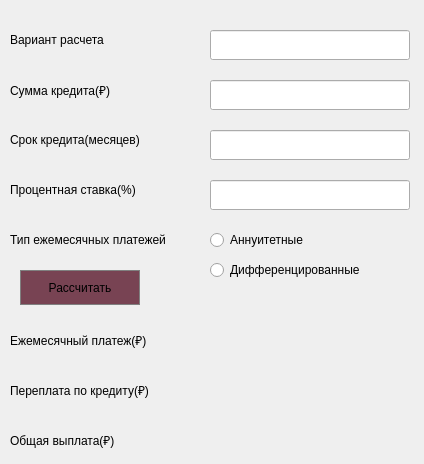
<?xml version="1.0" encoding="UTF-8"?>
<ui version="4.0">
 <class>Form</class>
 <widget class="QWidget" name="Form">
  <property name="geometry">
   <rect>
    <x>0</x>
    <y>0</y>
    <width>424</width>
    <height>464</height>
   </rect>
  </property>
  <property name="windowTitle">
   <string>Form</string>
  </property>
  <widget class="QLabel" name="label_3">
   <property name="geometry">
    <rect>
     <x>10</x>
     <y>70</y>
     <width>200</width>
     <height>40</height>
    </rect>
   </property>
   <property name="text">
    <string>Сумма кредита(₽)</string>
   </property>
  </widget>
  <widget class="QLabel" name="label_4">
   <property name="geometry">
    <rect>
     <x>10</x>
     <y>120</y>
     <width>200</width>
     <height>40</height>
    </rect>
   </property>
   <property name="text">
    <string>Срок кредита(месяцев)</string>
   </property>
  </widget>
  <widget class="QLabel" name="label_5">
   <property name="geometry">
    <rect>
     <x>10</x>
     <y>170</y>
     <width>200</width>
     <height>40</height>
    </rect>
   </property>
   <property name="text">
    <string>Процентная ставка(%)</string>
   </property>
  </widget>
  <widget class="QLabel" name="label_6">
   <property name="geometry">
    <rect>
     <x>10</x>
     <y>220</y>
     <width>200</width>
     <height>40</height>
    </rect>
   </property>
   <property name="text">
    <string>Тип ежемесячных платежей</string>
   </property>
  </widget>
  <widget class="QRadioButton" name="radioButton">
   <property name="geometry">
    <rect>
     <x>210</x>
     <y>230</y>
     <width>200</width>
     <height>20</height>
    </rect>
   </property>
   <property name="text">
    <string>Аннуитетные</string>
   </property>
  </widget>
  <widget class="QRadioButton" name="radioButton_2">
   <property name="geometry">
    <rect>
     <x>210</x>
     <y>260</y>
     <width>200</width>
     <height>20</height>
    </rect>
   </property>
   <property name="text">
    <string>Дифференцированные</string>
   </property>
  </widget>
  <widget class="QLineEdit" name="lineEdit">
   <property name="geometry">
    <rect>
     <x>210</x>
     <y>80</y>
     <width>200</width>
     <height>30</height>
    </rect>
   </property>
  </widget>
  <widget class="QLineEdit" name="lineEdit_2">
   <property name="geometry">
    <rect>
     <x>210</x>
     <y>130</y>
     <width>200</width>
     <height>30</height>
    </rect>
   </property>
  </widget>
  <widget class="QLineEdit" name="lineEdit_3">
   <property name="geometry">
    <rect>
     <x>210</x>
     <y>180</y>
     <width>200</width>
     <height>30</height>
    </rect>
   </property>
  </widget>
  <widget class="QLabel" name="label">
   <property name="geometry">
    <rect>
     <x>10</x>
     <y>20</y>
     <width>200</width>
     <height>40</height>
    </rect>
   </property>
   <property name="text">
    <string>Вариант расчета</string>
   </property>
  </widget>
  <widget class="QLineEdit" name="lineEdit_4">
   <property name="geometry">
    <rect>
     <x>210</x>
     <y>30</y>
     <width>200</width>
     <height>30</height>
    </rect>
   </property>
  </widget>
  <widget class="QLabel" name="label_2">
   <property name="geometry">
    <rect>
     <x>10</x>
     <y>320</y>
     <width>200</width>
     <height>40</height>
    </rect>
   </property>
   <property name="text">
    <string>Ежемесячный платеж(₽)</string>
   </property>
  </widget>
  <widget class="QLabel" name="label_7">
   <property name="geometry">
    <rect>
     <x>10</x>
     <y>370</y>
     <width>200</width>
     <height>40</height>
    </rect>
   </property>
   <property name="text">
    <string>Переплата по кредиту(₽)</string>
   </property>
  </widget>
  <widget class="QLabel" name="label_8">
   <property name="geometry">
    <rect>
     <x>10</x>
     <y>420</y>
     <width>200</width>
     <height>40</height>
    </rect>
   </property>
   <property name="text">
    <string>Общая выплата(₽)</string>
   </property>
  </widget>
  <widget class="QLabel" name="label_9">
   <property name="geometry">
    <rect>
     <x>210</x>
     <y>325</y>
     <width>200</width>
     <height>30</height>
    </rect>
   </property>
   <property name="text">
    <string/>
   </property>
  </widget>
  <widget class="QLabel" name="label_10">
   <property name="geometry">
    <rect>
     <x>210</x>
     <y>375</y>
     <width>200</width>
     <height>30</height>
    </rect>
   </property>
   <property name="text">
    <string/>
   </property>
  </widget>
  <widget class="QLabel" name="label_11">
   <property name="geometry">
    <rect>
     <x>210</x>
     <y>420</y>
     <width>210</width>
     <height>30</height>
    </rect>
   </property>
   <property name="text">
    <string/>
   </property>
  </widget>
  <widget class="QPushButton" name="pushButton">
   <property name="geometry">
    <rect>
     <x>20</x>
     <y>270</y>
     <width>120</width>
     <height>35</height>
    </rect>
   </property>
   <property name="styleSheet">
    <string notr="true">QPushButton {
  background-color: rgb(120, 67, 83);
color: black;
  border: 1px solid gray;
}
QPushButton:pressed {
    background-color: qlineargradient(x1: 0, y1: 0, x2: 0, y2: 1,
                                      stop: 0 #BEBEBE, stop: 1 #D7D7D7);
}</string>
   </property>
   <property name="text">
    <string>Рассчитать</string>
   </property>
  </widget>
 </widget>
 <resources/>
 <connections/>
</ui>
